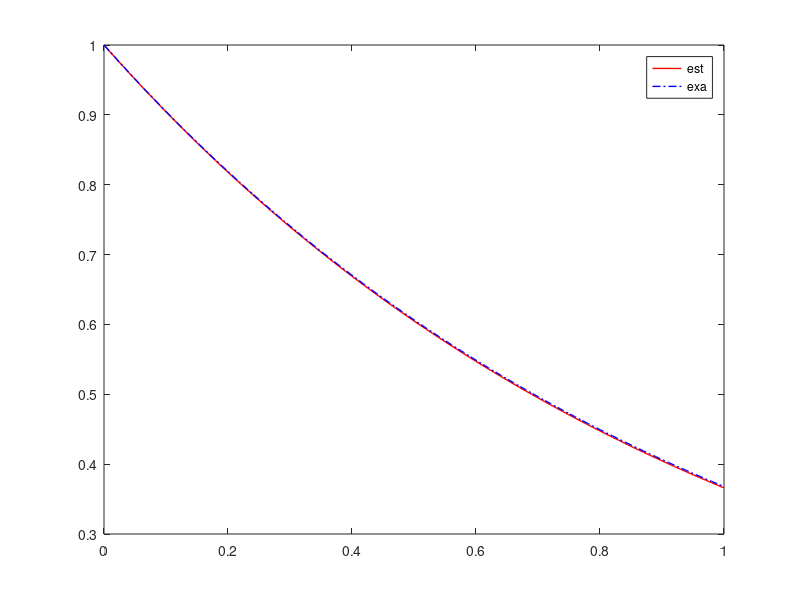

Write MATLAB code to recreate this figure.
% ←これを書いた後(緑字部分)は実行されない

% プログラムが開始したら画面に「始まった!!」と出す
disp('始まった!!');


%//////////////////////////////////////////////////////////
% 前世の記憶を削除(これまでの計算が影響しないように初期化)
%//////////////////////////////////////////////////////////
clear;

%//////////////////////////////////////////////////////////
% 配列(記憶してほしい値の入れ物)を用意する(用意しなくてもできる)
%//////////////////////////////////////////////////////////

N=100;   % 区間の分割数
dx=1/N;  % 区間の分割幅

% 101×1の配列(中身はすべて0)を定義している
x=zeros(101,1);  % xの配列
y=zeros(101,1);  % yの配列
% 配列の要素には１から順番に番号がついている


%//////////////////////////////////////////////////////////
% xとy(x=0)の値を配列に格納する
%//////////////////////////////////////////////////////////

% for文----------------------------------------------------
% i=1~N+1までforとendの間に書いた処理を繰り返す
%----------------------------------------------------------

% x
for i=1:N+1
    x(i)=(i-1)*dx; %さっき用意した配列xのi番目に(i-1)*dxが格納される
end

% y(x=0)
y(1)=1;


%//////////////////////////////////////////////////////////
% 差分法で微分方程式を解く
%//////////////////////////////////////////////////////////

for i=2:N+1
    y(i)=(1-dx)*y(i-1);
end


%//////////////////////////////////////////////////////////
% 結果をグラフにする
%//////////////////////////////////////////////////////////

% 差分法で計算した結果をプロット 
plot(x(:),y(:),'-','Color','r','LineWidth',1);

% plotコマンド-------------------------------------------------
% x(:)で配列xすべてをx軸に指定
% x(1:50)などとすれば一部だけ指定することも可能

% '-'で線の形を実線に指定，'Color','r'で色を赤に指定，
% 'LineWidth',1で線の太さを1に指定

% 他にもいろいろオプションがある
%--------------------------------------------------------------


% 解析解もプロットしてみる
for i=1:N+1
    z(i)=exp(-x(i)); 
    % z配列を先に宣言しなかったのでこの処理をするたびにzのサイズが変わる
end
hold on; % hold on で同じグラフにプロット
plot(x(:),z(:),'-.','Color','b','LineWidth',1);

legend('est','exa'); %凡例をplotした順につける


% x=1での計算誤差を画面に表示させてみる
error=y(101)-z(101);
disp('x=1での誤差は');
disp(error);


% プログラムが終了したら画面に「終わった!!」と出す
disp('終わった!!');